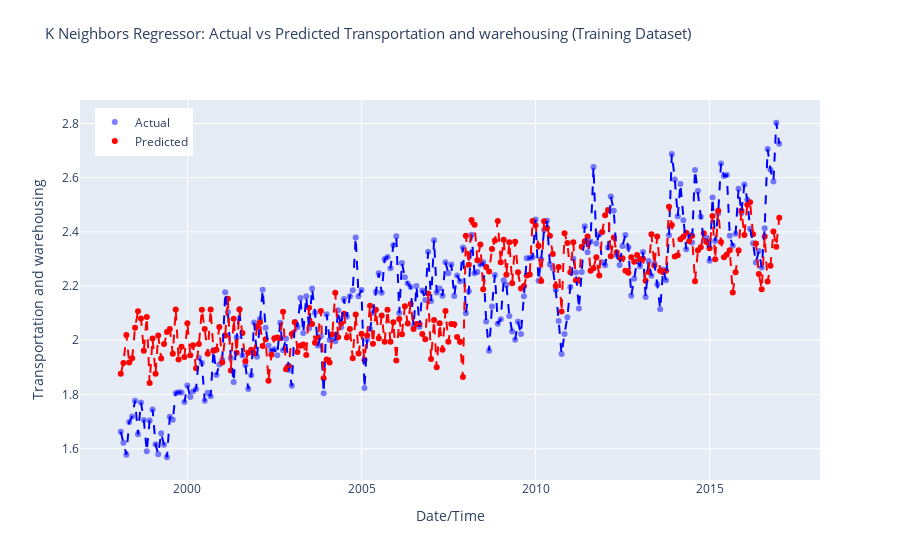

Notebook source saved alongside this figure:
### Code cell
# Make predictions on the test dataset
predictions = pycr.predict_model(model, data = train_data)

r2 = r2_score(predictions['Transportation and warehousing'], predictions['prediction_label'])
print('R-squared (R2) Score:', r2)

# Sort predictions DataFrame by index
predictions.sort_index(inplace=True)

# Create Plotly figure
fig = make_subplots(rows=1, cols=1, shared_xaxes=True, shared_yaxes=True)

# Add scatter plot for actual values
fig.add_trace(go.Scatter(x=predictions.index, y=predictions['Transportation and warehousing'],
                         mode='markers', marker=dict(color='blue', opacity=0.5),
                         name='Actual'), row=1, col=1)

# Add scatter plot for predicted values
fig.add_trace(go.Scatter(x=predictions.index, y=predictions['prediction_label'],
                         mode='markers', marker=dict(color='red'),
                         name='Predicted'), row=1, col=1)

# Add lines for sorted actual values
fig.add_trace(go.Scatter(x=predictions.index, y=predictions['Transportation and warehousing'].sort_index(),
                         mode='lines', line=dict(color='blue', dash='dash'),
                         showlegend=False), row=1, col=1)

# Add lines for sorted predicted values
fig.add_trace(go.Scatter(x=predictions.index, y=predictions['prediction_label'].sort_index(),
                         mode='lines', line=dict(color='red', dash='dash'),
                         showlegend=False), row=1, col=1)

fig.update_layout(title_text='K Neighbors Regressor: Actual vs Predicted Transportation and warehousing (Training Dataset)',
                  title_font_size=15, title_y=.95,
                  xaxis_title='Date/Time', yaxis_title='Transportation and warehousing',
                  legend=dict(x=0.02, y=0.98),
                  grid=dict(rows=1, columns=1, ygap=0.2))

# Show interactive plot
fig.show()

### Figure 1 — Plotly figure (JSON) as saved in the notebook; plotly's stock layout.template omitted (floating-point values rounded to 4 significant figures; data arrays with more than 128 entries replaced by an {"elided": "..."} marker saying what was removed)
{"data": [{"marker": {"color": "blue", "opacity": 0.5}, "mode": "markers", "name": "Actual", "type": "scatter", "x": {"elided": "228 str values"}, "xaxis": "x", "y": {"elided": "228 float values"}, "yaxis": "y"}, {"marker": {"color": "red"}, "mode": "markers", "name": "Predicted", "type": "scatter", "x": {"elided": "228 str values"}, "xaxis": "x", "y": {"elided": "228 float values"}, "yaxis": "y"}, {"line": {"color": "blue", "dash": "dash"}, "mode": "lines", "showlegend": false, "type": "scatter", "x": {"elided": "228 str values"}, "xaxis": "x", "y": {"elided": "228 float values"}, "yaxis": "y"}, {"line": {"color": "red", "dash": "dash"}, "mode": "lines", "showlegend": false, "type": "scatter", "x": {"elided": "228 str values"}, "xaxis": "x", "y": {"elided": "228 float values"}, "yaxis": "y"}], "layout": {"grid": {"columns": 1, "rows": 1, "ygap": 0.2}, "legend": {"x": 0.02, "y": 0.98}, "title": {"font": {"size": 15}, "text": "K Neighbors Regressor: Actual vs Predicted Transportation and warehousing (Training Dataset)", "y": 0.95}, "xaxis": {"anchor": "y", "domain": [0, 1], "title": {"text": "Date/Time"}}, "yaxis": {"anchor": "x", "domain": [0, 1], "title": {"text": "Transportation and warehousing"}}}}
